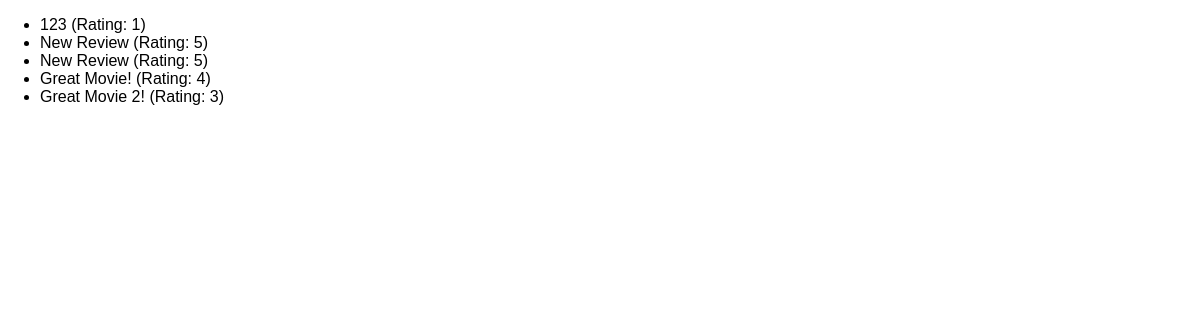
/reviews, run on an earlier commit of the app's database.
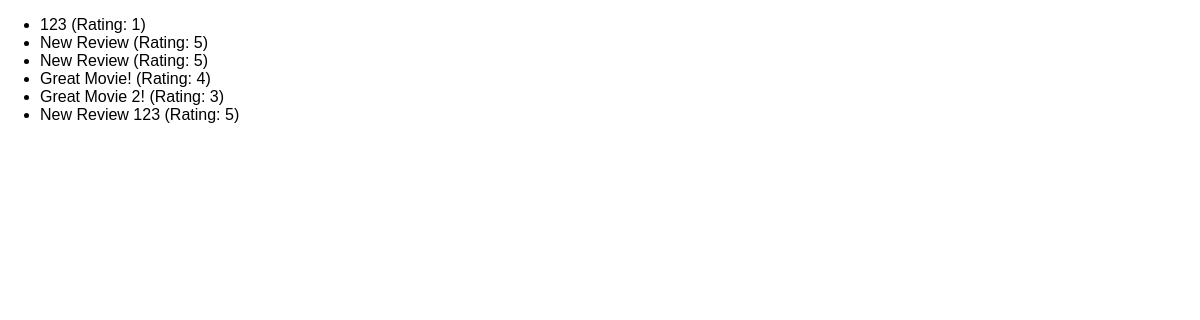
And on a later commit of the database.
### reviews/models.py (models this page shows)
class Review(models.Model):
  user_name = models.CharField(max_length=100)
  review_text = models.TextField()
  rating = models.IntegerField()

### reviews/views.py (the view)
# urls.py: path("reviews", views.ReviewsListView.as_view()),
class ReviewsListView(ListView):
    template_name = "reviews/review_list.html"
    model = Review
    context_object_name = "reviews"

### reviews/templates/reviews/review_list.html (shortened to what this page needs)
{% extends "reviews/base.html" %}
{% block content %}
  <ul>
    {% for review in reviews %}
      <li>{{ review.user_name }} (Rating: {{ review.rating }})</li>
    {% endfor %}
  </ul>
{% endblock %}

What changed in the data, as far as the page shows it:
added Review: user_name "New Review 123", rating "5"
